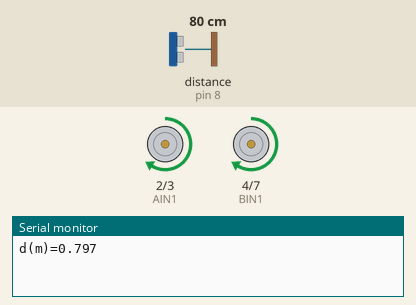
Simulated run of this sketch. Board: Arduino Uno, built with avr-gcc and run on an emulated ATmega328P. On the bench: motor-driver pin pairs drawn as motors (green arrow = first pin HIGH = forward, orange = second pin HIGH = backward, longer = more drive, scaled by the enable pin), the last lines printed to the serial monitor. Wiring (inferred from the names in the program): ultrasonic range finder: trigger pin 9; echo pin 8. Inputs (shaded band) come from the test bench; at power-on: distance to the obstacle (sensor on pin 8) 80 cm. The echo pulse lasts 58.3 µs per cm. At 5.7 s the program stops and its outputs stay as they are.

Above: at 0.1 s.
At 3.52 s:
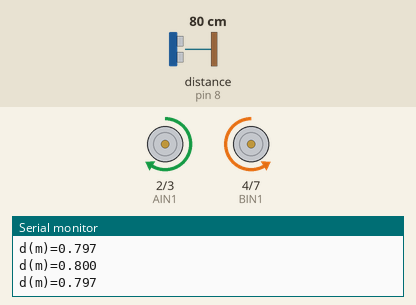
At 5.8 s:
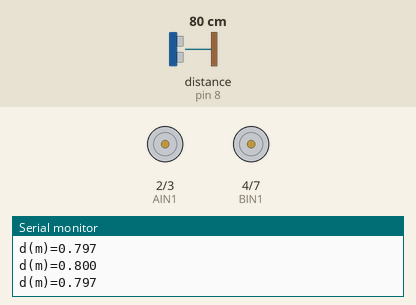
Timing chart, 0 to 7.2 s (numbered marks = the images above):
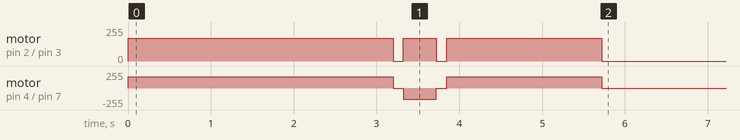

The sketch:

main.ino
```cpp
/*
  Robot car (2x TT DC motors + SA8302 + HC-SR04) — Arduino Uno
  Path: Straight (DIST1) -> Turn Right (90 deg) -> Straight (DIST2) -> Stop
  Safety: Stop immediately if obstacle <= 0.10 m (10 cm)

  POWER PLAN:
  - Motors/SA8302 VM powered by 2x16340 in series (~7.4V)
  - Arduino powered by USB
  - IMPORTANT: Common ground between SA8302 GND and Arduino GND

*/

const int AIN1 = 2;
const int AIN2 = 3;
const int BIN1 = 4;
const int BIN2 = 7;
const int PWMA = 5; // PWM
const int PWMB = 6; // PWM

const int TRIG_PIN = 9;
const int ECHO_PIN = 8;

// ---------- Tune these ----------
const float DIST1_M = 0.80;     // first straight distance (m)
const float DIST2_M = 0.50;     // second straight distance (m)

// Time-based distance needs calibration:
// Measure how far the car travels in 2 seconds at your PWM, then compute speed.
const float STRAIGHT_SPEED_MPS = 0.25; // meters/sec (CHANGE after measuring)

// PWM 0..255
const int PWM_L = 170;          // left motor forward speed
const int PWM_R = 170;          // right motor forward speed

// Turn calibration: adjust until it turns ~90° right on your floor
const unsigned long TURN_RIGHT_90_MS = 520;

// Safety distance
const float OBSTACLE_STOP_M = 0.10; // 10 cm

// Sonar reading period
const unsigned long SONAR_PERIOD_MS = 60;

// ---------- State machine ----------
enum State { RUN1, TURN_RIGHT, RUN2, DONE, EMERGENCY_STOP };
State state = RUN1;

unsigned long stateStartMs = 0;
unsigned long lastSonarMs = 0;
bool obstacle = false;

// ---------- Motor helpers ----------
void setMotorA(int pwm, bool forward) { // Left
  pwm = constrain(pwm, 0, 255);
  if (forward) {
    digitalWrite(AIN1, HIGH);
    digitalWrite(AIN2, LOW);
  } else {
    digitalWrite(AIN1, LOW);
    digitalWrite(AIN2, HIGH);
  }
  analogWrite(PWMA, pwm);
}

void setMotorB(int pwm, bool forward) { // Right
  pwm = constrain(pwm, 0, 255);
  if (forward) {
    digitalWrite(BIN1, HIGH);
    digitalWrite(BIN2, LOW);
  } else {
    digitalWrite(BIN1, LOW);
    digitalWrite(BIN2, HIGH);
  }
  analogWrite(PWMB, pwm);
}

void stopMotors() {
  analogWrite(PWMA, 0);
  analogWrite(PWMB, 0);
  // coast
  digitalWrite(AIN1, LOW);
  digitalWrite(AIN2, LOW);
  digitalWrite(BIN1, LOW);
  digitalWrite(BIN2, LOW);
}

void driveForward() {
  setMotorA(PWM_L, true);
  setMotorB(PWM_R, true);
}

void spinRightInPlace() {
  // left forward, right backward
  setMotorA(PWM_L, true);
  setMotorB(PWM_R, false);
}

// ---------- HC-SR04 ----------
float readDistanceM() {
  digitalWrite(TRIG_PIN, LOW);
  delayMicroseconds(2);
  digitalWrite(TRIG_PIN, HIGH);
  delayMicroseconds(10);
  digitalWrite(TRIG_PIN, LOW);

  // timeout 25ms (~4.3m)
  unsigned long dur = pulseIn(ECHO_PIN, HIGH, 25000UL);
  if (dur == 0) return 999.0;

  float cm = (dur * 0.0343f) / 2.0f;
  return cm / 100.0f;
}

bool updateObstacle() {
  unsigned long now = millis();
  if (now - lastSonarMs >= SONAR_PERIOD_MS) {
    lastSonarMs = now;
    float d = readDistanceM();
    obstacle = (d <= OBSTACLE_STOP_M);
    Serial.print("d(m)=");
    Serial.println(d, 3);
  }
  return obstacle;
}

// ---------- Setup ----------
void setup() {
  pinMode(AIN1, OUTPUT);
  pinMode(AIN2, OUTPUT);
  pinMode(BIN1, OUTPUT);
  pinMode(BIN2, OUTPUT);
  pinMode(PWMA, OUTPUT);
  pinMode(PWMB, OUTPUT);

  pinMode(TRIG_PIN, OUTPUT);
  pinMode(ECHO_PIN, INPUT);

  Serial.begin(9600);

  stopMotors();
  stateStartMs = millis();
}

// ---------- Main loop ----------
void loop() {
  // Safety check always
  if (updateObstacle()) {
    state = EMERGENCY_STOP;
  }

  unsigned long now = millis();

  switch (state) {
    case RUN1: {
      driveForward();
      unsigned long runMs = (unsigned long)((DIST1_M / STRAIGHT_SPEED_MPS) * 1000.0f);

      if (now - stateStartMs >= runMs) {
        stopMotors();
        state = TURN_RIGHT;
        stateStartMs = now;
        delay(120); // small pause helps consistent turns
      }
      break;
    }

    case TURN_RIGHT: {
      spinRightInPlace();
      if (now - stateStartMs >= TURN_RIGHT_90_MS) {
        stopMotors();
        state = RUN2;
        stateStartMs = now;
        delay(120);
      }
      break;
    }

    case RUN2: {
      driveForward();
      unsigned long runMs = (unsigned long)((DIST2_M / STRAIGHT_SPEED_MPS) * 1000.0f);

      if (now - stateStartMs >= runMs) {
        stopMotors();
        state = DONE;
      }
      break;
    }

    case DONE: {
      stopMotors();
      while (true) { /* finished */ }
      break;
    }

    case EMERGENCY_STOP: {
      stopMotors();
      // safest behavior: stop forever
      while (true) { /* obstacle stop */ }
      break;
    }
  }
}
```

Measured:
- by itself, motor on pin 2 (AIN1) / pin 3 (AIN2): goes forward 170/255 3.2 s, stopped 0.13 s, forward 170/255 0.39 s, stopped 0.13 s, forward 170/255 1.9 s, then stopped
- by itself, motor on pin 4 (BIN1) / pin 7 (BIN2): stopped → forward 170/255 at 0.00 s, → stopped 3.2 s later, → backward 170/255 0.13 s later, → stopped 0.39 s later, … (6 changes in this stretch)
